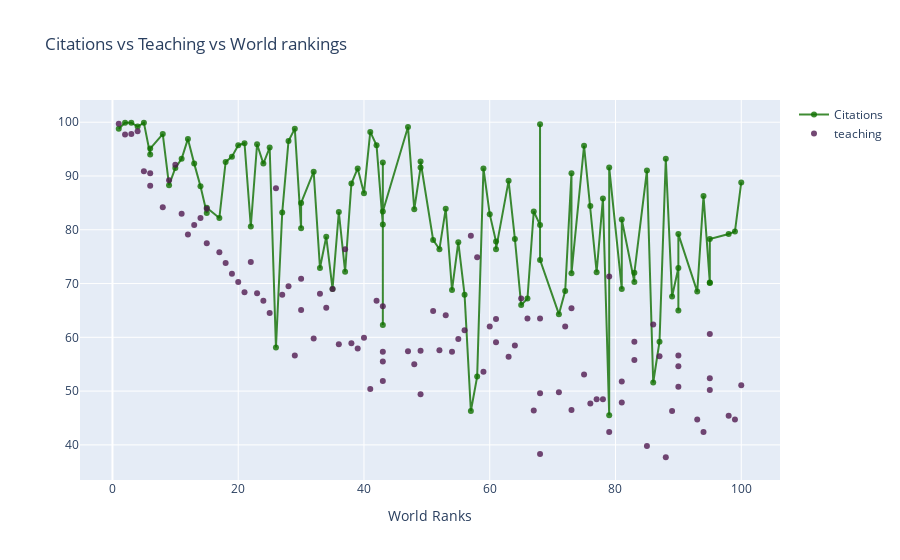

Notebook cell for this chart:
### Code cell
trace1= go.Scatter(
            x=d.world_rank,
            y=d.citations,
            mode="lines+markers",
            marker= dict(color='rgba(16,112,0,0.8)'),
            name="Citations",
            text=d.university_name
)
trace2=go.Scatter(
            x=d.world_rank,
            y=d.teaching,
            mode="markers",
            marker= dict(color='rgba(80,26,80,0.8)'),
    name="teaching",
            text=d.university_name
)
data=[trace1,trace2]
layout=dict(title="Citations vs Teaching vs World rankings",
           xaxis=dict(title="World Ranks"))
fig=dict(data=data,layout=layout)
iplot(fig)

### Figure 1 — Plotly figure (JSON) as saved in the notebook; plotly's stock layout.template omitted (floating-point values rounded to 4 significant figures)
{"data": [{"marker": {"color": "rgba(16,112,0,0.8)"}, "mode": "lines+markers", "name": "Citations", "text": ["Harvard University", "California Institute of Technology", "Massachusetts Institute of Technology", "Stanford University", "Princeton University", "University of Cambridge", "University of Oxford", "University of California, Berkeley", "Imperial College London", "Yale University", "University of California, Los Angeles", "University of Chicago", "Johns Hopkins University", "Cornell University", "ETH Zurich – Swiss Federal Institute of Technology Zurich", "University of Michigan", "University of Toronto", "Columbia University", "University of Pennsylvania", "Carnegie Mellon University", "University of Hong Kong", "University College London", "University of Washington", "Duke University", "Northwestern University", "University of Tokyo", "Georgia Institute of Technology", "Pohang University of Science and Technology", "University of California, Santa Barbara", "University of British Columbia", "University of North Carolina at Chapel Hill", "University of California, San Diego", "University of Illinois at Urbana-Champaign", "National University of Singapore", "McGill University", "University of Melbourne", "Peking University", "Washington University in St Louis", "École Polytechnique", "University of Edinburgh", "Hong Kong University of Science and Technology", "École Normale Supérieure", "Australian National University", "Karolinska Institute", "University of Göttingen", "University of Wisconsin", "Rice University", "École Polytechnique Fédérale de Lausanne", "University of California, Irvine", "University of Science and Technology of China", "Vanderbilt University", "University of Minnesota", "Tufts University", "University of California, Davis", "Brown University", "University of Massachusetts", "Kyoto University", "Tsinghua University", "Boston University", "New York University", "Emory University", "LMU Munich", "University of Notre Dame", "University of Pittsburgh", "Case Western Reserve University", "Ohio State University", "University of Colorado Boulder", "University of Bristol", "University of California, Santa Cruz", "Yeshiva University", "University of Sydney", "University of Virginia", "University of Adelaide", "University of Southern California", "William & Mary", "Trinity College Dublin", "King’s College London", "Stony Brook University", "Korea Advanced Institute of Science and Technology (KAIST)", "University of Sussex", "The University of Queensland", "University of York", "Heidelberg University", "University of Utah", "Durham University", "London School of Economics and Political Science", "University of Manchester", "Royal Holloway, University of London", "Lund University", "University of Southampton", "University of Zurich", "Wake Forest University", "McMaster University", "University College Dublin", "George Washington University", "University of Arizona", "University of Basel", "University of Maryland, College Park", "Dartmouth College", "École Normale Supérieure de Lyon"], "type": "scatter", "x": ["1", "2", "3", "4", "5", "6", "6", "8", "9", "10", "11", "12", "13", "14", "15", "15", "17", "18", "19", "20", "21", "22", "23", "24", "25", "26", "27", "28", "29", "30", "30", "32", "33", "34", "35", "36", "37", "38", "39", "40", "41", "42", "43", "43", "43", "43", "47", "48", "49", "49", "51", "52", "53", "54", "55", "56", "57", "58", "59", "60", "61", "61", "63", "64", "65", "66", "67", "68", "68", "68", "71", "72", "73", "73", "75", "76", "77", "78", "79", "79", "81", "81", "83", "83", "85", "86", "87", "88", "89", "90", "90", "90", "93", "94", "95", "95", "95", "98", "99", "100"], "y": [98.8, 99.9, 99.9, 99.2, 99.9, 94, 95.1, 97.8, 88.3, 91.5, 93.2, 96.9, 92.3, 88.1, 83.1, 84.1, 82.2, 92.6, 93.6, 95.7, 96.1, 80.6, 95.9, 92.3, 95.3, 58.1, 83.2, 96.5, 98.8, 80.3, 85, 90.8, 72.9, 78.7, 69, 83.3, 72.2, 88.6, 91.4, 86.8, 98.2, 95.7, 81, 62.3, 92.5, 83.4, 99.1, 83.8, 91.6, 92.7, 78.1, 76.4, 83.9, 68.8, 77.7, 67.9, 46.3, 52.7, 91.4, 82.9, 77.8, 76.4, 89.1, 78.3, 66, 67.2, 83.4, 80.9, 99.6, 74.4, 64.3, 68.6, 90.5, 71.9, 95.6, 84.4, 72.1, 85.8, 45.5, 91.6, 69, 81.9, 70.3, 72, 91, 51.6, 59.2, 93.2, 67.6, 72.9, 65, 79.2, 68.5, 86.3, 70.2, 70.1, 78.3, 79.2, 79.7, 88.8]}, {"marker": {"color": "rgba(80,26,80,0.8)"}, "mode": "markers", "name": "teaching", "text": ["Harvard University", "California Institute of Technology", "Massachusetts Institute of Technology", "Stanford University", "Princeton University", "University of Cambridge", "University of Oxford", "University of California, Berkeley", "Imperial College London", "Yale University", "University of California, Los Angeles", "University of Chicago", "Johns Hopkins University", "Cornell University", "ETH Zurich – Swiss Federal Institute of Technology Zurich", "University of Michigan", "University of Toronto", "Columbia University", "University of Pennsylvania", "Carnegie Mellon University", "University of Hong Kong", "University College London", "University of Washington", "Duke University", "Northwestern University", "University of Tokyo", "Georgia Institute of Technology", "Pohang University of Science and Technology", "University of California, Santa Barbara", "University of British Columbia", "University of North Carolina at Chapel Hill", "University of California, San Diego", "University of Illinois at Urbana-Champaign", "National University of Singapore", "McGill University", "University of Melbourne", "Peking University", "Washington University in St Louis", "École Polytechnique", "University of Edinburgh", "Hong Kong University of Science and Technology", "École Normale Supérieure", "Australian National University", "Karolinska Institute", "University of Göttingen", "University of Wisconsin", "Rice University", "École Polytechnique Fédérale de Lausanne", "University of California, Irvine", "University of Science and Technology of China", "Vanderbilt University", "University of Minnesota", "Tufts University", "University of California, Davis", "Brown University", "University of Massachusetts", "Kyoto University", "Tsinghua University", "Boston University", "New York University", "Emory University", "LMU Munich", "University of Notre Dame", "University of Pittsburgh", "Case Western Reserve University", "Ohio State University", "University of Colorado Boulder", "University of Bristol", "University of California, Santa Cruz", "Yeshiva University", "University of Sydney", "University of Virginia", "University of Adelaide", "University of Southern California", "William & Mary", "Trinity College Dublin", "King’s College London", "Stony Brook University", "Korea Advanced Institute of Science and Technology (KAIST)", "University of Sussex", "The University of Queensland", "University of York", "Heidelberg University", "University of Utah", "Durham University", "London School of Economics and Political Science", "University of Manchester", "Royal Holloway, University of London", "Lund University", "University of Southampton", "University of Zurich", "Wake Forest University", "McMaster University", "University College Dublin", "George Washington University", "University of Arizona", "University of Basel", "University of Maryland, College Park", "Dartmouth College", "École Normale Supérieure de Lyon"], "type": "scatter", "x": ["1", "2", "3", "4", "5", "6", "6", "8", "9", "10", "11", "12", "13", "14", "15", "15", "17", "18", "19", "20", "21", "22", "23", "24", "25", "26", "27", "28", "29", "30", "30", "32", "33", "34", "35", "36", "37", "38", "39", "40", "41", "42", "43", "43", "43", "43", "47", "48", "49", "49", "51", "52", "53", "54", "55", "56", "57", "58", "59", "60", "61", "61", "63", "64", "65", "66", "67", "68", "68", "68", "71", "72", "73", "73", "75", "76", "77", "78", "79", "79", "81", "81", "83", "83", "85", "86", "87", "88", "89", "90", "90", "90", "93", "94", "95", "95", "95", "98", "99", "100"], "y": [99.7, 97.7, 97.8, 98.3, 90.9, 90.5, 88.2, 84.2, 89.2, 92.1, 83, 79.1, 80.9, 82.2, 77.5, 83.9, 75.8, 73.8, 71.8, 70.3, 68.4, 74, 68.2, 66.8, 64.5, 87.7, 67.9, 69.5, 56.6, 65.1, 70.9, 59.8, 68.1, 65.5, 69, 58.7, 76.4, 58.9, 57.9, 59.9, 50.4, 66.8, 51.9, 65.8, 57.3, 55.5, 57.4, 55, 49.4, 57.5, 64.9, 57.6, 64.1, 57.3, 59.7, 61.3, 78.9, 74.9, 53.6, 62, 63.4, 59.1, 56.4, 58.5, 67.2, 63.5, 46.4, 49.6, 38.3, 63.5, 49.8, 62, 46.5, 65.4, 53.1, 47.7, 48.5, 48.5, 71.3, 42.4, 51.8, 47.9, 59.2, 55.8, 39.8, 62.4, 56.5, 37.7, 46.3, 50.8, 56.6, 54.6, 44.7, 42.4, 60.6, 52.4, 50.2, 45.4, 44.7, 51.1]}], "layout": {"title": {"text": "Citations vs Teaching vs World rankings"}, "xaxis": {"title": {"text": "World Ranks"}}}}
